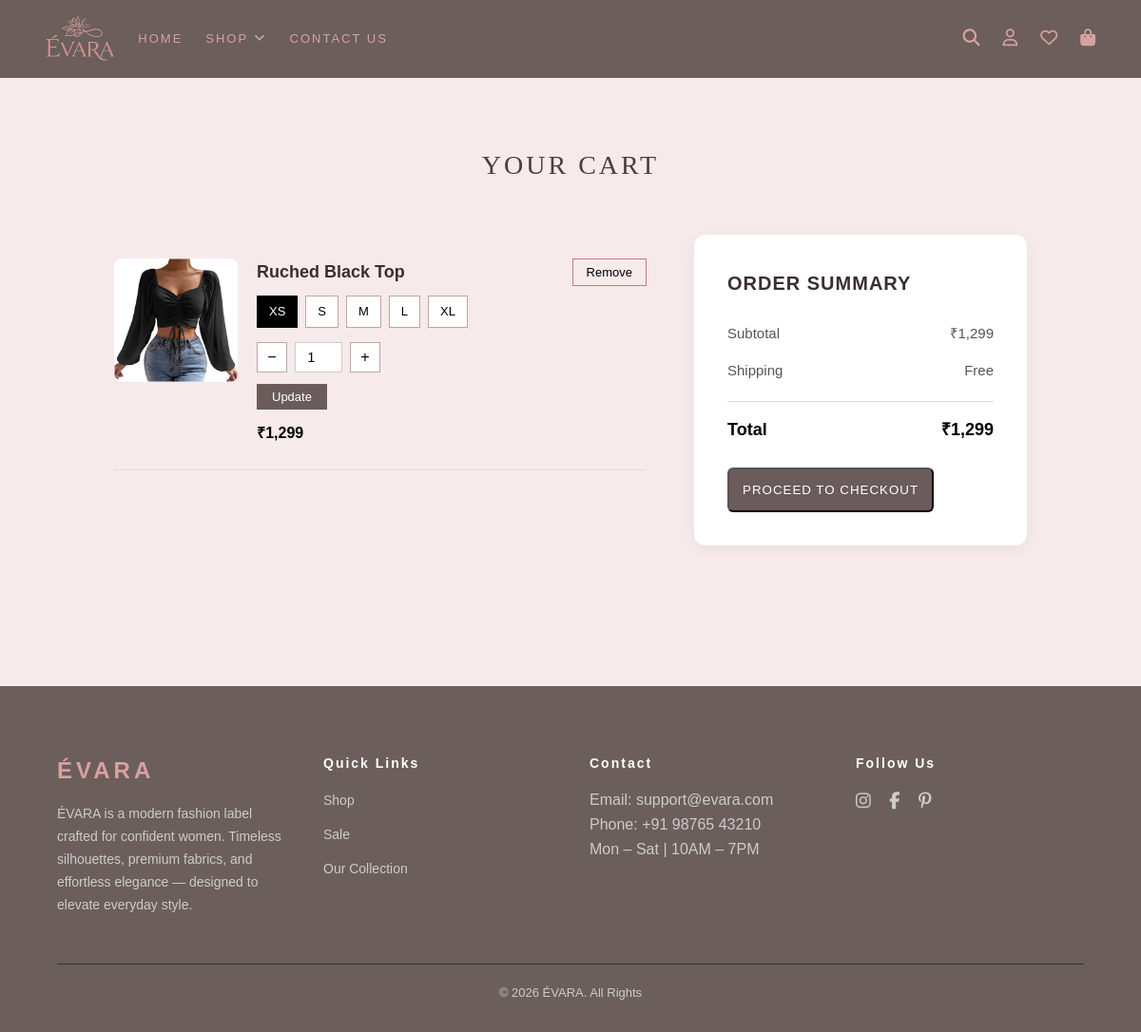
Screenshot of /cart (signed in) with the database file from the repository.
### tables this page shows
CREATE TABLE cart( id INTEGER PRIMARY KEY AUTOINCREMENT, quantity INTEGER NOT NULL DEFAULT 1, created_at DATETIME DEFAULT CURRENT_TIMESTAMP, user_id INTEGER, product_id INTEGER, size TEXT NOT NULL DEFAULT 'XS', FOREIGN KEY(user_id) REFERENCES "user"(id), FOREIGN KEY(product_id) REFERENCES products(id));

CREATE TABLE product_images (id integer primary key  autoincrement, product_id integer, image_url text not null, type TEXT, foreign key(product_id) references products(id));

CREATE TABLE products ( id INTEGER PRIMARY KEY AUTOINCREMENT, name TEXT NOT NULL, description TEXT, price NUMERIC NOT NULL, sale_price NUMERIC, category_id INTEGER, stock INTEGER, is_featured BOOLEAN, created_at DATETIME DEFAULT CURRENT_TIMESTAMP, FOREIGN KEY(category_id) REFERENCES categories(id));

### app.py (the view)
@app.route("/cart")
def cart():
    if 'user_id' not in session:
        return redirect(url_for('login'))
    with get_db_connection() as conn:
        products = conn.execute("SELECT cart.id as cart_id, p.id as product_id, p.name, COALESCE(p.sale_price, p.price) AS final_price, pi.image_url, cart.quantity, cart.size FROM cart JOIN products AS p ON p.id = cart.product_id JOIN product_images AS pi ON pi.product_id = p.id WHERE pi.type = 'f' AND cart.user_id = ? ORDER BY cart.id DESC", (session['user_id'],)).fetchall()
        subtotal = sum(item['final_price'] * item['quantity'] for item in products)
    return render_template(
        "cart.html", products=products, subtotal=subtotal)

### app.py (called while the page is built)
def get_db_connection():
    conn = sqlite3.connect("app.db")
    conn.row_factory = sqlite3.Row
    return conn

### helpers.py (called while the page is built)
def rs(value):
    return f"₹{value:,}"

### templates/cart.html (shortened to what this page needs)
{% extends "layout.html" %}
{% block content %}
{% if not products %}
<div class="cart-empty-wrapper">
    <div class="wishlist-empty">
        <h2>YOUR CART IS EMPTY</h2>
        <p>
            Add items that you love to your cart.
            Review them anytime and easily proceed to checkout.
        </p>
        <a href="{{ url_for('shop') }}" class="wishlist-btn-main">
            CONTINUE SHOPPING
        </a>
    </div>
</div>
{% else %}
<div class="cart-page">
    <h1 class="cart-title">YOUR CART</h1>
    <div class="cart-layout">
        <div class="cart-items" >
            {% for item in products %}
                <div class="cart-card" data-link="{{ url_for('product_detail', id=item['product_id']) }}">
                    <img src="{{ url_for('static', filename=item['image_url']) }}">
                    <div class="cart-info">
                        <h3>{{ item['name'] }}</h3>
                        <form action="{{ url_for('update_cart', cart_id=item['cart_id']) }}"
                            method="POST"
                            class="update-form">
                            <div class="size-wrapper">
                                {% for size in ["XS","S","M","L","XL"] %}
                                <label class="size-box">
                                    <span>{{ size }}</span>
                                </label>
                                {% endfor %}
                            </div>
                            <div class="qty-wrapper">
                                <button type="button" class="qty-btn minus">−</button>
                                <input type="number"
                                    name="quantity"
                                    value="{{ item['quantity'] }}"
                                    min="1"
                                    class="qty-input">
                                <button type="button" class="qty-btn plus">+</button>
                            </div>
                            <button type="submit" class="update-btn">
                                Update
                            </button>
                        </form>
                        <p class="cart-total">
                            {{ rs(item['final_price'] * item['quantity']) }}
                        </p>
                    </div>
                    <form action="{{ url_for('remove_from_cart', cart_id=item['cart_id']) }}"
                        method="POST">
                        <button type="submit" class="remove-btn">
                            Remove
                        </button>
                    </form>
                </div>
            {% endfor %}
        </div>
        <div class="cart-summary">
            <h2>ORDER SUMMARY</h2>
            <div class="summary-row">
                <span>Subtotal</span>
                <span>{{ rs(subtotal) }}</span>
            </div>
            <div class="summary-row">
                <span>Shipping</span>
                <span>Free</span>
            </div>
            <div class="summary-total">
                <span>Total</span>
                <span>{{ rs(subtotal) }}</span>
            </div>
            <form action="{{ url_for('checkout') }}" method="GET">
                <button class="checkout-btn">
                    PROCEED TO CHECKOUT
                </button>
            </form>
        </div>
    </div>
</div>
{% endif %}
{% endblock %}

### static/style.css (style rules this page uses)
* { margin: 0; padding: 0; box-sizing: border-box; }
body { background-color: #f7eaea; font-family: Arial, sans-serif; line-height: 1.6; width: 100%; overflow-x: hidden; }
h1 { font-size: clamp(2rem, 6vw, 4rem); color: #d8a1a1; font-family: "AmstelvarAlpha", serif; letter-spacing: 0.25rem; transition: transform 0.1s ease-out; text-align: center; margin-bottom: 2rem; }
.cart-page { padding: 70px 10%; min-height: 80vh; }
.cart-title { text-align: center; font-size: 28px; letter-spacing: 3px; margin-bottom: 50px; font-weight: 500; color: #4a3f3f; }
.cart-layout { display: flex; gap: 50px; align-items: flex-start; }
.cart-items { flex: 2; }
.cart-card { cursor: pointer; display: flex; gap: 20px; padding: 25px 0; border-bottom: 1px solid #e3dcdc; align-items: flex-start; }
.cart-card img { width: 130px; border-radius: 8px; object-fit: cover; }
.cart-info { flex: 1; }
.cart-info h3 { font-size: 18px; margin-bottom: 8px; font-weight: bold; color: #3a2f2f; }
.cart-total { margin-top: 12px; font-size: 16px; font-weight: 600; color: #000; }
.size-wrapper { display: flex; gap: 8px; margin-top: 10px; flex-wrap: wrap; }
.size-box span { display: inline-block; padding: 6px 12px; border: 1px solid #bfa6a6; font-size: 13px; cursor: pointer; transition: 0.25s ease; background: white; }
.size-box input:checked + span { background: black; color: white; border-color: black; }
.qty-wrapper { display: flex; align-items: center; gap: 8px; margin-top: 15px; }
.qty-btn { width: 32px; height: 32px; border: 1px solid #bfa6a6; background: white; cursor: pointer; font-size: 16px; transition: 0.3s; }
.qty-input { width: 50px; height: 32px; text-align: center; border: 1px solid #ccc; font-size: 14px; }
.update-btn { margin-top: 12px; background: #6b5b5b; color: white; padding: 6px 16px; border: none; cursor: pointer; font-size: 13px; transition: 0.3s; }
.remove-btn { background: none; border: 1px solid #c27b7b; padding: 6px 14px; cursor: pointer; font-size: 13px; transition: 0.3s; height: fit-content; }
.cart-summary { flex: 1; background: white; padding: 35px; border-radius: 12px; box-shadow: 0 4px 15px rgba(0,0,0,0.05); }
.cart-summary h2 { font-size: 20px; margin-bottom: 25px; letter-spacing: 1px; color: #3a2f2f; }
.summary-row, .summary-total { display: flex; justify-content: space-between; margin-bottom: 15px; font-size: 15px; }
.summary-row span { color: #555; }
.summary-total { margin-top: 20px; padding-top: 15px; border-top: 1px solid #ddd; font-weight: 600; font-size: 17px; }
.checkout-btn { display: block; text-align: center; margin-top: 25px; background: #6b5b5b; color: white; padding: 14px; text-decoration: none; border-radius: 6px; transition: 0.3s; letter-spacing: 1px; }
.summary-total { display:flex; justify-content:space-between; border-top:1px solid #ddd; padding-top:15px; margin-top:20px; font-size:18px; font-weight:600; }

### rows the page displays
cart: image_url (picture), name "Ruched Black Top", size "XS" "S" "M" "L" "XL", quantity "1", rs(item['final_price']*item['quantity']) "₹1,299"

### other values shown
{{ rs(subtotal) }} "₹1,299"
